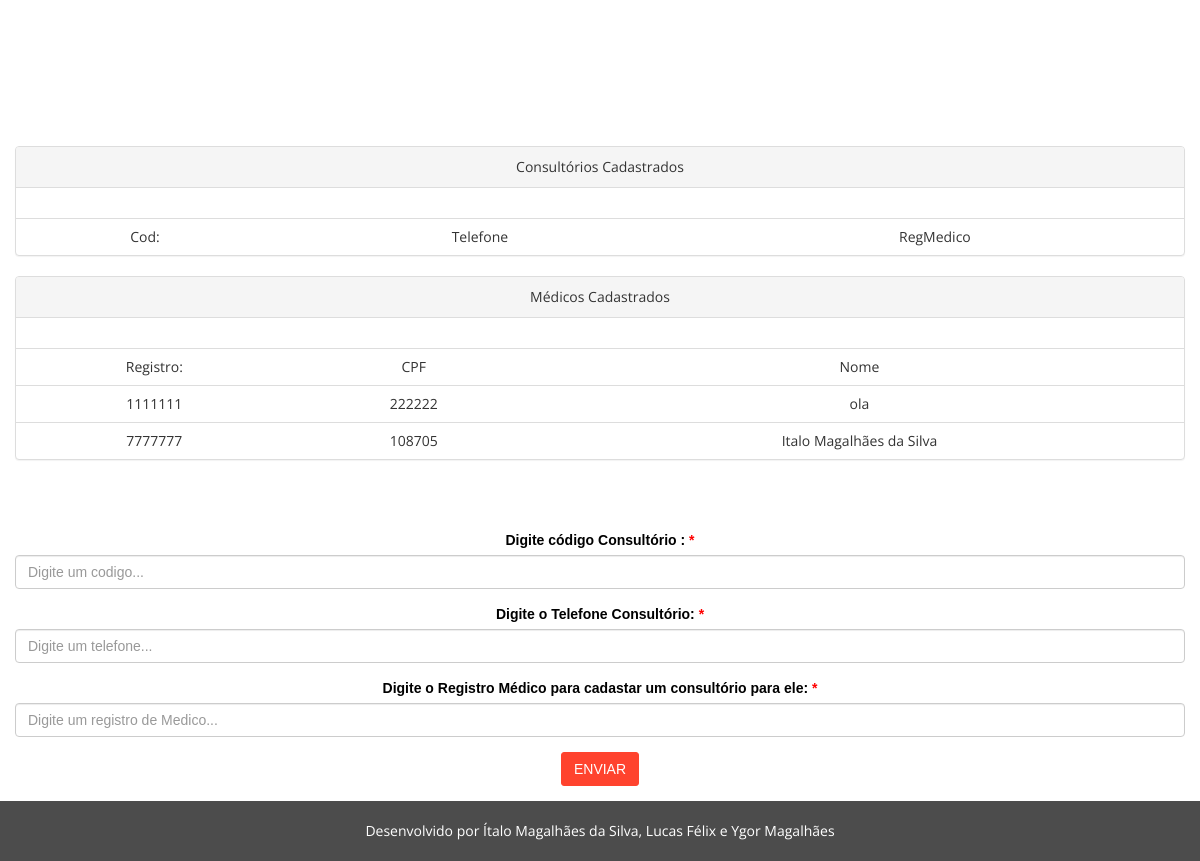
Page /app/views/administrador/cadastrarConsultorio.php on the earlier database version.
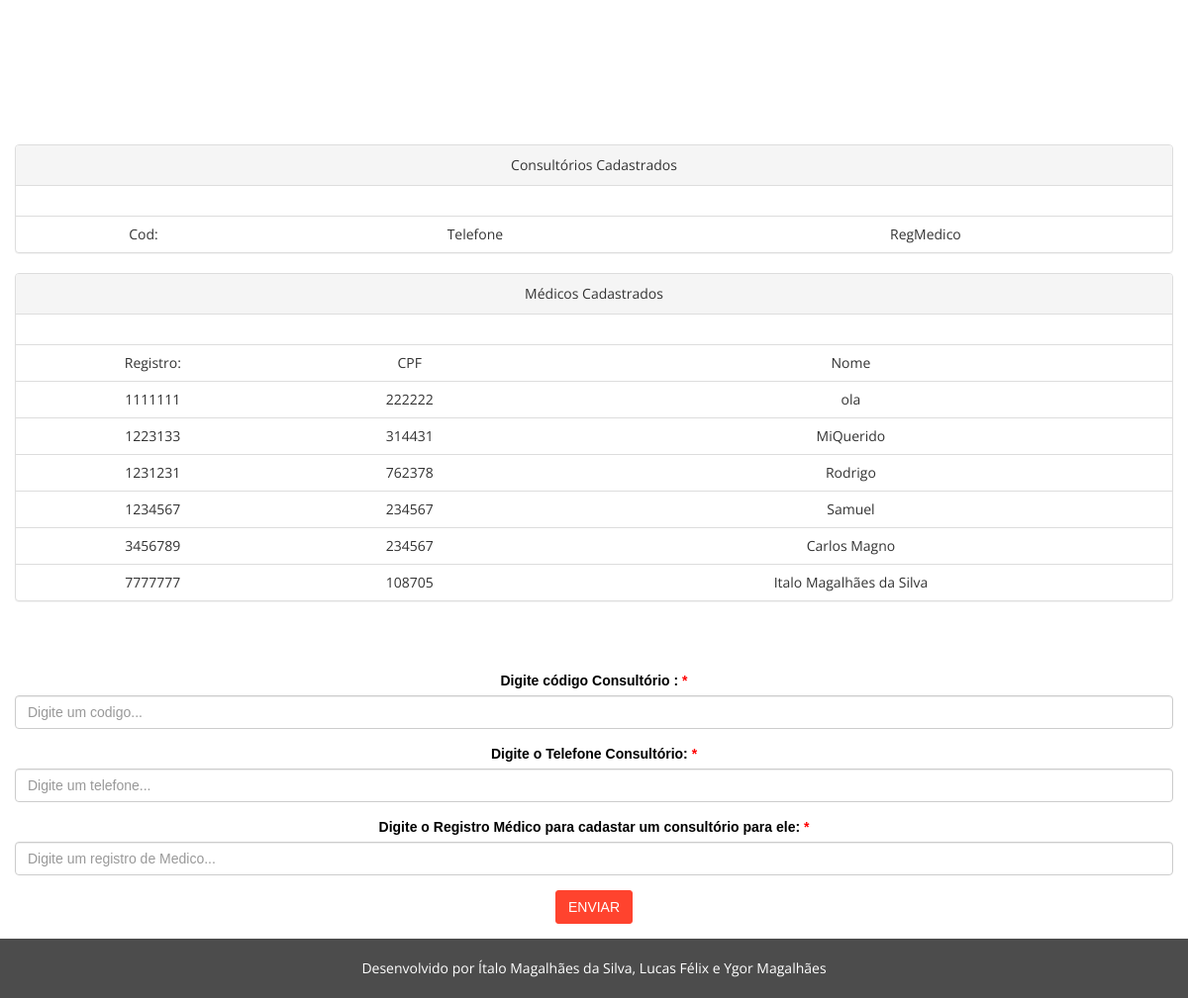
Same page on the later database version.
### tables this page shows
CREATE TABLE `Medico` (
  `registro` int(11) NOT NULL,
  `cpf` bigint(11) DEFAULT NULL,
  `nome` varchar(45) DEFAULT NULL,
  `dataNasc` date DEFAULT NULL,
  `Endereco_idPessoa` int(11) DEFAULT NULL
);

### app/conexao.php (called while the page is built, shortened)
<?php
function conectar(){
	$bd = "bd_hospital";
}
function executar($sql_code){
	return mysql_query($sql_code);
}
?>

### app/views/administrador/cadastrarConsultorio.php (the view, shortened to what this page needs)
<!DOCTYPE html>
<html lang="pt-Br">
    <head>
        <link href="/HospitalarX/bootstrap/css/bootstrap.min.css" rel="stylesheet">
        <link href="/HospitalarX/css/font-awesome.min.css" rel="stylesheet">
        <link href="/HospitalarX/css/animate.css" rel="stylesheet">
        <link href="/HospitalarX/css/style.css" rel="stylesheet">
         <link rel="stylesheet" href="https://formden.com/static/cdn/bootstrap-iso.css" />
    </head>
    <body>
        <section id="logo-section" class="text-center">
            <div class="container">
                <div class="row">
                    <div class="col-md-12">
                        <div class="logo text-center">
                            <h1>Cadastrar Consultório para Médico</h1>
                        </div>
                    </div>
                </div>
            </div>
        </section>
        <div class="mainbody-section text-center">
            <div class="container">
                <div class="row">
                    <div class="panel panel-default">
                          <div class="panel-heading">Consultórios Cadastrados</div>
                          <div class="panel-body"></div>
                      <?php
                              include ("../../conexao.php");
                              echo "<table class='table'>";
                              echo "<tr><td> Cod: </td> <td> Telefone </td> <td> RegMedico </tr>";
                              echo "</table> </div> ";
                              ?>
                     <div class="panel panel-default">
                          <div class="panel-heading">Médicos Cadastrados</div>
                          <div class="panel-body"></div>
                      <?php
                              $sql_code = "SELECT * FROM Medico";
                              $result = executar($sql_code);
                              echo "<table class='table'>";
                              echo "<tr><td> Registro: </td> <td> CPF </td> <td> Nome </tr>";
                              while($exibe =  mysql_fetch_array($result, MYSQL_ASSOC)){
                                echo "<tr><td>".$exibe["registro"]."</td>";
                                echo "<td>".$exibe["cpf"]."</td>";
                                echo "<td>".$exibe["nome"]."</td></tr>";
                              }
                              echo "</table> </div> ";
                              ?>
 <div class="mainbody-section text-center bootstrap-iso">
    <div class="container">
        <div class="row">
            <form method="POST" action="../../controllers/administrador/cadastroConsultorio.php">
                 <div class="form-group ">
                  <label class="control-label requiredField" for="codigoConsultorio">
                   Digite código Consultório :
                   <span class="asteriskField">
                    *
                   </span>
                  </label>
                  <input class="form-control codCons" id="codigoConsultorio" name="codigoConsultorio" placeholder="Digite um codigo..." type="text"/>
                 </div>
                 <div class="form-group ">
                  <label class="control-label requiredField" for="telefoneConsultorio">
                   Digite o Telefone Consultório:
                   <span class="asteriskField">
                    *
                   </span>
                  </label>
                  <input class="form-control phone" id="telefoneConsultorio" name="telefoneConsultorio" placeholder="Digite um telefone..." type="text"/>
                 </div>
                 <div class="form-group ">
                  <label class="control-label " for="registroMedico">
                    Digite o Registro Médico para cadastar um consultório para ele:
                    <span class="asteriskField">
                    *
                   </span>
                  </label>
                  <input class="form-control crm" id="registroMedico" name="registroMedico" placeholder="Digite um registro de Medico..." type="text"/>
                 </div>
                 <div class="form-group">
                  <div>
                   <button class="btn btn-primary" name="enviar" type="submit">
                    Enviar
                   </button>
                  </div>
                 </div>
            </form>
        </div>
    </div>
</div>
                </div>
            </div>
        </div>
        <div class="copyright text-center">
            <div class="container">
                <div class="row">
                    <div class="col-md-12">
                        <div>Desenvolvido por Ítalo Magalhães da Silva, Lucas Félix e Ygor Magalhães</div>
                    </div>
                </div>
            </div>
        </div>
    </body>
</html>

### css/style.css (style rules this page uses)
body { background: url(../images/health.jpg) no-repeat; background-attachment: fixed; background-size: cover; background-position: 50% 50%; font-family: 'Open Sans', sans-serif; }
.btn-primary { border-color: #FF432E; background-color: #FF432E; text-transform: uppercase; font-weight: 300; color: #fff; -webkit-border-radius:3px; -moz-border-radius:3px; -o-border-radius:3px; border-radius:3px; -webkit-transition: all 0.3s; -moz-transition: all 0.3s; -o-transition: all 0.3s; transition: all 0.3s; }
.logo h1 { font-family: 'Lobster', cursive; color: #fff; font-size: 60px; }
.mainbody-section { padding-top: 50px; padding-bottom: 30px; }
.copyright { background: rgba( 0, 0, 0, 0.7); color: #fff; padding-top: 20px; padding-bottom: 20px; margin: auto; width: 100%; bottom: 0; position: fixed; }
.bootstrap-iso .formden_header h2, .bootstrap-iso .formden_header p, .bootstrap-iso form { font-family: Arial, Helvetica, sans-serif; color: black }
.bootstrap-iso form button, .bootstrap-iso form button:hover { color: white !important; }
.asteriskField { color: red; }

Differences in the rows shown:
added medico: registro "1223133", cpf "314431", nome "MiQuerido"
added medico: registro "1231231", cpf "762378", nome "Rodrigo"
added medico: registro "1234567", cpf "234567", nome "Samuel"
added medico: registro "3456789", cpf "234567", nome "Carlos Magno"
